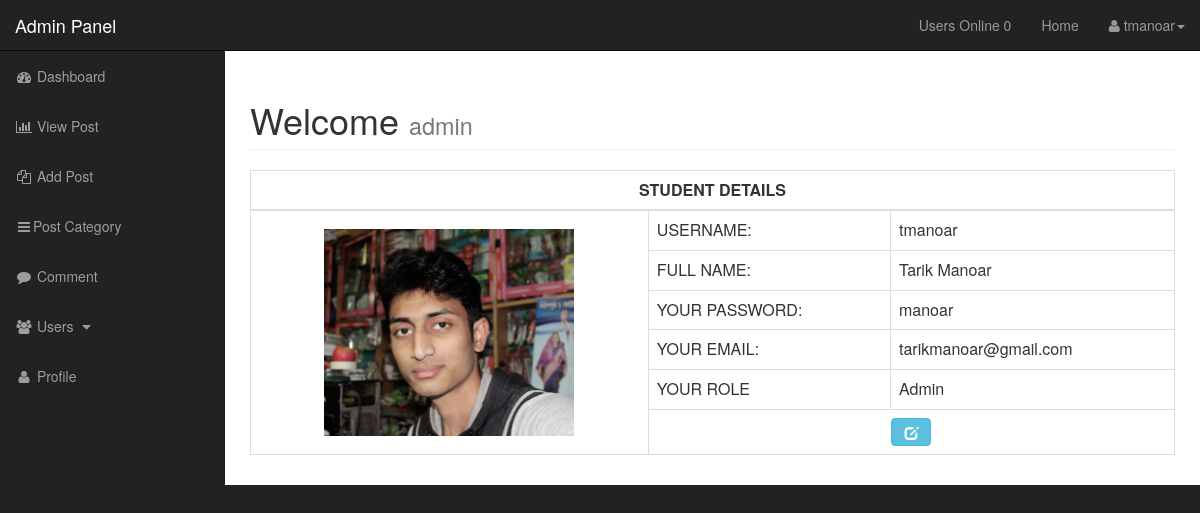
The app's page /admin/profile.php (signed in) with its own data.
### tables this page shows
CREATE TABLE `users` (
  `user_id` int(4) NOT NULL,
  `username` varchar(25) NOT NULL,
  `user_password` varchar(55) NOT NULL,
  `user_firstname` varchar(20) NOT NULL,
  `user_lastname` varchar(20) NOT NULL,
  `user_email` varchar(25) NOT NULL,
  `user_images` text NOT NULL,
  `user_role` varchar(55) NOT NULL,
  `randSalt` varchar(255) NOT NULL DEFAULT '$2y$10$iusesomecrazystrings22'
);

### admin/profile.php (the view, shortened to what this page needs)
<?php include_once "include/header.php" ?>
<?php include_once "include/nav.php" ?>
<div id="page-wrapper">
    <div class="container-fluid">
        <div class="row">
            <div class="col-lg-12">
                <h1 class="page-header">
                    Welcome
                    <small>admin</small>
                </h1>
            </div>
            <div class="col-lg-12">
                <?php
                            if (isset($_SESSION['user_id'])) {
                                $id = $_SESSION['user_id'];
                            }
                            $result = mysqli_query($dbconn,"SELECT * FROM users WHERE user_id = '$id' ORDER BY user_id DESC");
                            while ($row = mysqli_fetch_assoc($result)){
                                ?>
                <table class="table table-bordered table-dark table-hover profile_tbl">
                    <thead>
                        <tr>
                            <th colspan="3"><div class="display-5 text-center">STUDENT DETAILS</div></th>
                        </tr>
                    </thead>
                    <tbody>
                        <tr>
                            <th rowspan="9" style="vertical-align: middle;text-align: center;"> <img src="<?php echo $row['user_images'] ?>" alt="ERROR" title="This is user photo" style="width: 250px;" class="img-fluid "></th>
                        </tr>
                        <tr>
                            <td>USERNAME:</td>
                            <td><?php echo $row['username'] ?></td>
                        </tr>
                        <tr>
                            <td>FULL NAME:</td>
                            <td><?php echo $row['user_firstname']. " ". $row['user_lastname'] ?></td>
                        </tr>
                        <tr>
                            <td>YOUR PASSWORD:</td>
                            <td><?php echo $row['user_password']?></td>
                        </tr>
                        <tr>
                            <td>YOUR EMAIL:</td>
                            <td><?php echo $row['user_email'] ?></td>
                        </tr>
                        <tr>
                            <td>YOUR ROLE</td>
                            <td><?php echo $row['user_role'] ?></td>
                        </tr>
                        <tr>
                            <td colspan="3">
                                <a style="display: block;text-align: center;" href="users.php?var=edit_users&edit=<?php echo $row['user_id'] ?>"><p class="btn btn-info" title="Edit User Profile"><span class="glyphicon glyphicon-edit" area-hidden="true"></span></p></a>
                            </td>
                        </tr>
                    </tbody>
                </table><?php } ?>
            </div>
        </div>
    </div>
</div>
<?php include_once "include/footer.php" ?>

### admin/css/sb-admin.css (style rules this page uses)
body { margin-top: 100px; background-color: #222; }
@media (min-width:768px) { body { margin-top: 50px; } }
#page-wrapper { width: 100%; padding: 0; background-color: #fff; }
@media (min-width:768px) { #page-wrapper { padding: 10px; } }

### records on screen
users: user_images (picture), username "tmanoar", user_firstname "Tarik", user_lastname "Manoar", user_password "manoar", user_email "tarikmanoar@gmail.com", user_role "Admin"

### other values on screen
user_online() "0"
$_SESSION['username'] "tmanoar"
